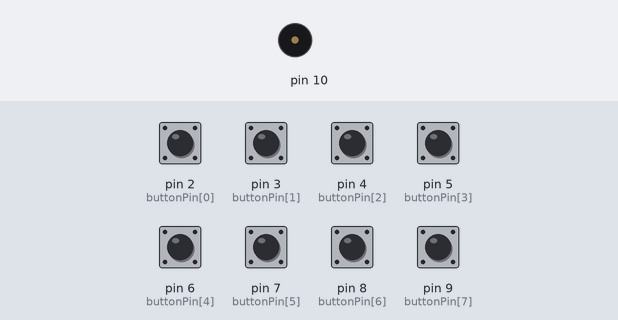
Recording of a sketch running on a simulated Arduino Uno, built with avr-gcc and run on an emulated ATmega328P. Shown: buzzer (waves = sounding). The inputs (shaded band) are chosen by the test bench; at power-on: pin 2 (buttonPin[0]), pin 3 (buttonPin[1]), pin 4 (buttonPin[2]), pin 5 (buttonPin[3]), pin 6 (buttonPin[4]), pin 7 (buttonPin[5]), pin 8 (buttonPin[6]), pin 9 (buttonPin[7]) HIGH.

Above: at 1.2 s.
1.3 s: pin 2 (buttonPin[0]) pulled LOW for 1 s
At 1.6 s:
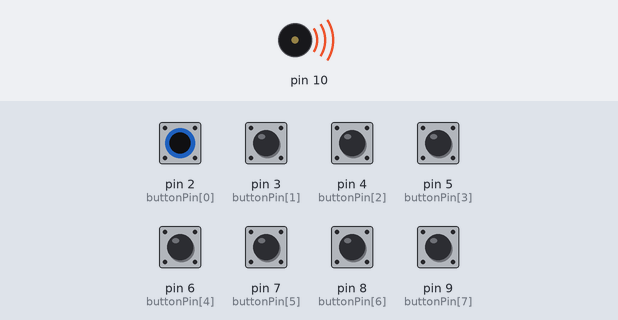
Timing chart, 0 to 4.3 s (numbered marks = the images above; inputs shaded):
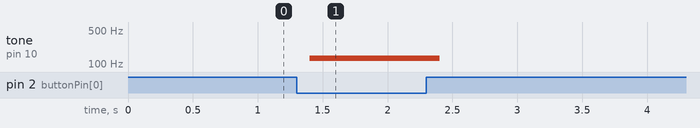

Measured:
- after the input at 1.3 s, tone on pin 10: silent → 131 Hz after 0.10 s, → silent 1.0 s later

The sketch:

6_3_____3____.ino
```cpp
/*
  Melody
 */
#define NOTE_C3  131
#define NOTE_D3  147
#define NOTE_E3  165
#define NOTE_F3  175
#define NOTE_G3  196
#define NOTE_A3  220
#define NOTE_B3  247
#define NOTE_C4  262


int buttonPin[]={2,3,4,5,6,7,8,9};

void setup() {
  for(byte i=2;i<=9;i++){
    pinMode(i,INPUT_PULLUP);
//    digitalWrite(buttonPin[i],HIGH);
  }
  pinMode(10,OUTPUT);
}

void loop() {
  // no need to repeat the melody.
    // iterate over the notes of the melody:

    // to calculate the note duration, take one second
    // divided by the note type.
    //e.g. quarter note = 1000 / 4, eighth note = 1000/8, etc.
    int noteDuration = 1000;
//	for(byte i=0;i<=7;i++)
//  	int buttonPin[i]=(i+2);


    if(digitalRead(buttonPin[0]) == LOW){
      Serial.println("u");
      tone(10, NOTE_C3, noteDuration);
      }
    else if(digitalRead(buttonPin[1]) == LOW){
      tone(10, NOTE_D3, noteDuration);
      }

    else if(digitalRead(buttonPin[2]) == LOW){
      tone(10, NOTE_E3, noteDuration);
      }
    else if(digitalRead(buttonPin[3]) == LOW){
      tone(10, NOTE_F3, noteDuration);
      }
    else if(digitalRead(buttonPin[4]) == LOW){
      tone(10, NOTE_G3, noteDuration);
      }
    else if(digitalRead(buttonPin[5]) == LOW){
      tone(10, NOTE_A3, noteDuration);
      }
    else if(digitalRead(buttonPin[6]) == LOW){
      tone(10, NOTE_B3, noteDuration);
      }
    else if(digitalRead(buttonPin[7]) == LOW){
      tone(10, NOTE_C4, noteDuration);
      }


    // to distinguish the notes, set a minimum time between them.
    // the note's duration + 30% seems to work well:
    //int pauseBetweenNotes = noteDuration * 1.3;
    //delay(pauseBetweenNotes);
    // stop the tone playing:
  delay(200);
  noTone(10);
    //buttonState =0;


}
```
